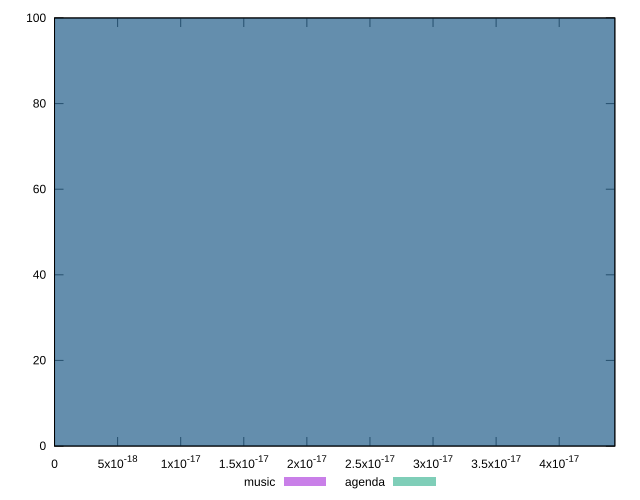

This figure's gnuplot source:
reset

$music <<EOF
0 100
EOF

$agenda <<EOF
0 100
EOF

set key outside below
set boxwidth 1e-12
set xrange [0:4.4408920985006264e-17]
set yrange [0:100]
set trange [0:100]
set style fill transparent solid 0.5 noborder
set terminal svg size 640, 500 enhanced background rgb 'white'
set output "reports/report_00028_2021-02-24T12-49-42.674Z/meta/score-difference/comparison/histogram/0_vs_1.svg"

plot $music title "music" with boxes, \
     $agenda title "agenda" with boxes

reset
